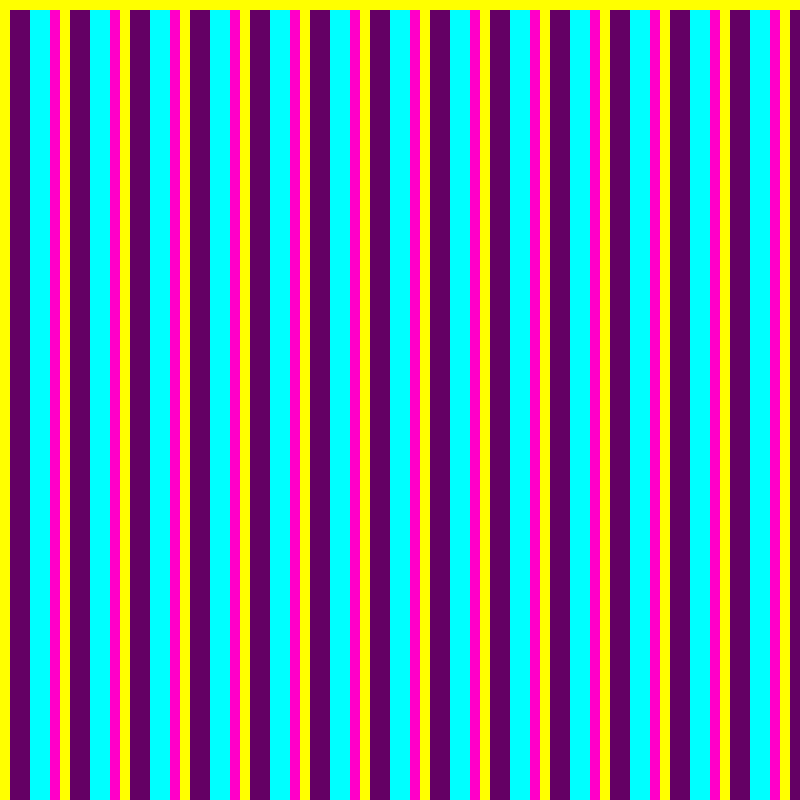
Frame 1 (no input)
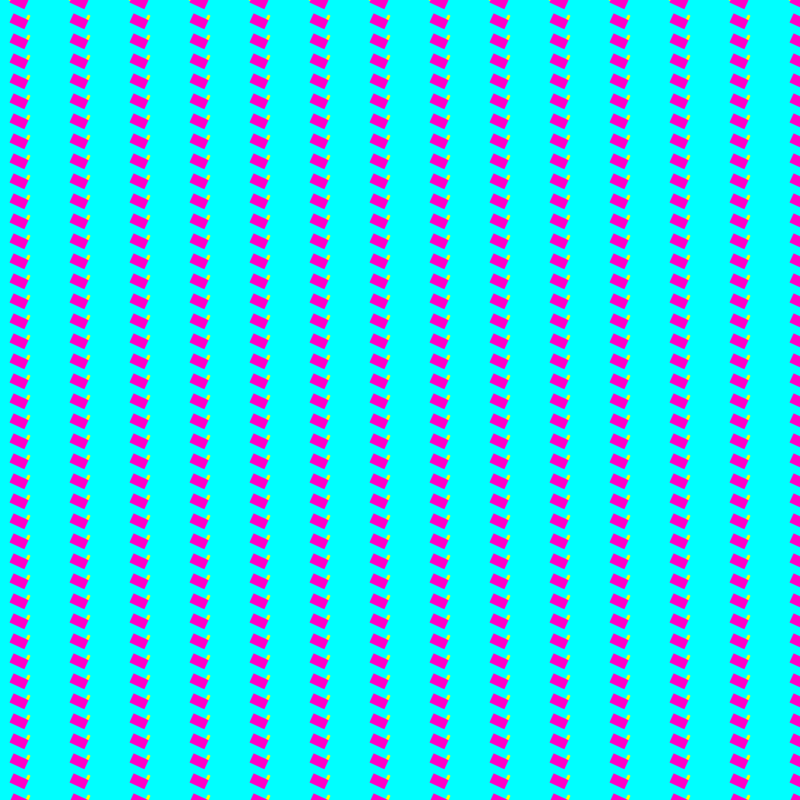
Frame 60 (the mouse pressed at the canvas centre just before this capture)
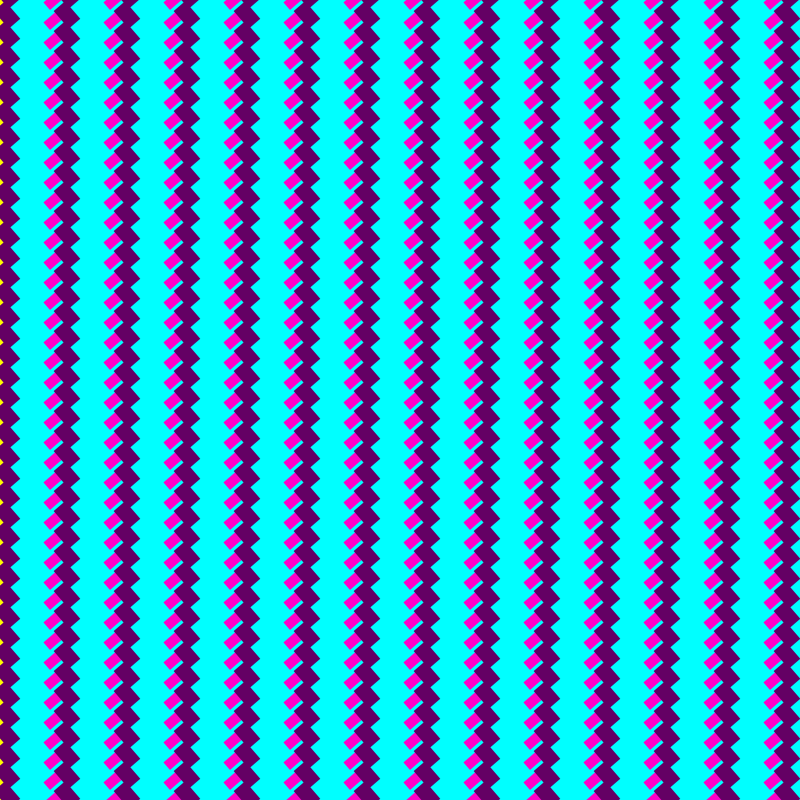
Frame 120 (the mouse held since frame 60 and released just before this capture)

The Processing sketch that drew these frames (run headless with seeded random() and noise(); from frame 60 on, the mouse is pressed at the canvas centre):

// Processing sketch: processing_156826
// ── processing_156826.pde

//easing effect

float posX = 0;
float posY = 0;
float easing = 0.1;

void setup() {
  size(800, 800);
  background(173);
  noStroke();
}



void draw () {
  //  fill(279, 279, 0);
  //  rect(0, 0, width, height);
  //draw the cover transparent rect
  //  posX += (mouseX - posX) * easing;
  //  posY += (mouseY - posY) * easing;
  background(279, 279, 0);


  fill(290, 0, 200);
  for (int i = 0; i < 60; i++) {
    for (int j = 0; j < 60; j++) {

      drawShape(i, j);
    }
  }
}


void drawShape(int count, int countj) {
  pushMatrix();
  translate(posX + count * 20 + 10, posY + countj * 20 + 10);
  rotate(frameCount/30);
  if (count%3 == 0) {
    fill(100, 0, 100 );
    rect(0, 0, 25, 20);
    //    ellipse(posX/(i*0.1) + i * 0.5, posY/(i * 0.1) + i * 0.5, 190, 190);
    //  ellipse(posX, posY, 20, 20);
  }

  else if (count%3 == 1) {
    fill(0, 270, 270);
    rect(0, 0, 30, 60);
    
  }
  else {
    fill(290, 0, 200);
    rect(0, 0, 10, 40);
  }
  
  
  
  
    popMatrix();
}
